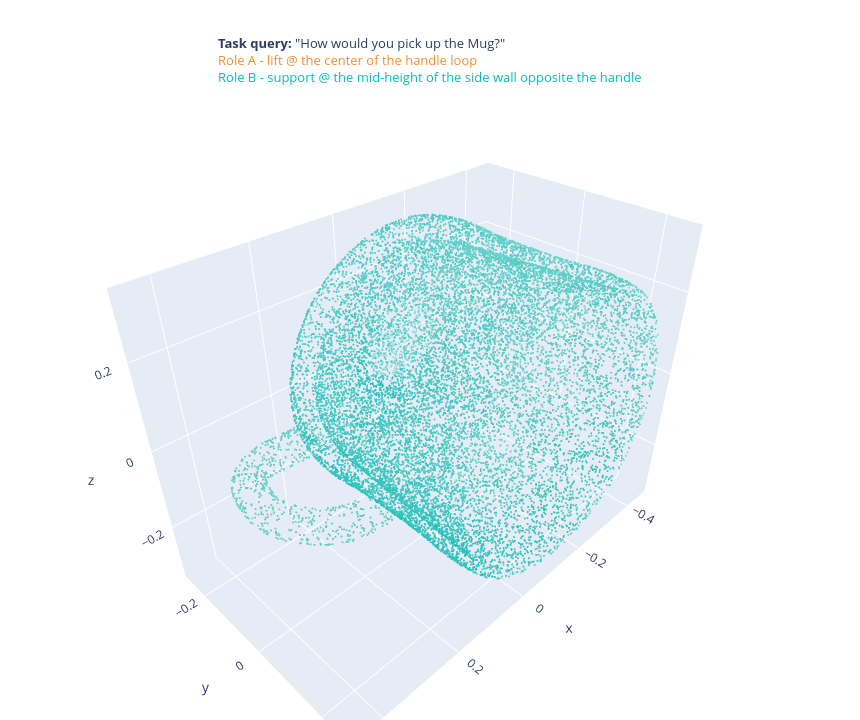

Source (notebook cell):
### Code cell
# --- bimanual color scheme: role A = orange, role B = tiffany green ---
ORANGE,  TIFFANY  = "#F28E2B", "#0ABAB5"                # solid hues for the labels
ORANGE_SCALE  = [[0.0, "#FBDDB6"], [1.0, ORANGE]]       # light tint -> orange   (role A)
TIFFANY_SCALE = [[0.0, "#BFE9E6"], [1.0, TIFFANY]]      # light tint -> tiffany  (role B)

def two_role_fig(xyz, sA, sB, labelA, labelB, task_query, thr=0.15):
    s = slice(None, None, max(1, len(xyz)//60000))
    fig = go.Figure()
    fig.add_trace(go.Scatter3d(x=xyz[s,0],y=xyz[s,1],z=xyz[s,2],mode="markers",
        marker=dict(size=1.2,color="lightgrey",opacity=0.25),name="object",hoverinfo="skip"))
    for sc, name, scale in [(sA,labelA,ORANGE_SCALE),(sB,labelB,TIFFANY_SCALE)]:
        m = sc[s] > thr
        fig.add_trace(go.Scatter3d(x=xyz[s][m,0],y=xyz[s][m,1],z=xyz[s][m,2],mode="markers",
            marker=dict(size=1.2,color=sc[s][m],colorscale=scale,cmin=thr,
                        cmax=max(thr+0.05,float(sc.max())),opacity=0.9),name=name))

    # title as a centered block with left-aligned lines (annotation: xanchor center -> block is centered,
    # align left -> lines sit flush-left under each other): task query (neutral) + each role tag, colored
    title = (f'<b>Task query:</b> "{task_query}"<br>'
             + f"<span style='color:{ORANGE}'>Role A - {labelA}</span><br>"
             + f"<span style='color:{TIFFANY}'>Role B - {labelB}</span>")
    fig.add_annotation(text=title, xref="paper", yref="paper",
                       x=0.5, xanchor="center", y=1.02, yanchor="bottom",
                       align="left", showarrow=False, font=dict(size=13))

    fig.update_layout(
        width=860, height=720, scene=dict(aspectmode="data"),
        margin=dict(l=0, r=0, t=100, b=0), showlegend=False)
    return fig

two_role_fig(xyz, scoreA, scoreB,
             f"{roleA['role']} @ {roleA['contact_region']}",
             f"{roleB['role']} @ {roleB['contact_region']}",
             query["query"]).show()

### Figure 1 — Plotly figure (JSON) as saved in the notebook; plotly's stock layout.template omitted (floating-point values rounded to 4 significant figures; data arrays with more than 128 entries replaced by an {"elided": "..."} marker saying what was removed)
{"data": [{"hoverinfo": "skip", "marker": {"color": "lightgrey", "opacity": 0.25, "size": 1.2}, "mode": "markers", "name": "object", "type": "scatter3d", "x": {"elided": "16384 float values"}, "y": {"elided": "16384 float values"}, "z": {"elided": "16384 float values"}}, {"marker": {"cmax": 0.9624, "cmin": 0.15, "color": {"elided": "7940 float values"}, "colorscale": [[0, "#FBDDB6"], [1, "#F28E2B"]], "opacity": 0.9, "size": 1.2}, "mode": "markers", "name": "lift @ the center of the handle loop", "type": "scatter3d", "x": {"elided": "7940 float values"}, "y": {"elided": "7940 float values"}, "z": {"elided": "7940 float values"}}, {"marker": {"cmax": 0.9463, "cmin": 0.15, "color": {"elided": "16376 float values"}, "colorscale": [[0, "#BFE9E6"], [1, "#0ABAB5"]], "opacity": 0.9, "size": 1.2}, "mode": "markers", "name": "support @ the mid-height of the side wall opposite the handle", "type": "scatter3d", "x": {"elided": "16376 float values"}, "y": {"elided": "16376 float values"}, "z": {"elided": "16376 float values"}}], "layout": {"annotations": [{"align": "left", "font": {"size": 13}, "showarrow": false, "text": "<b>Task query:</b> \"How would you pick up the Mug?\"<br><span style='color:#F28E2B'>Role A - lift @ the center of the handle loop</span><br><span style='color:#0ABAB5'>Role B - support @ the mid-height of the side wall opposite the handle</span>", "x": 0.5, "xanchor": "center", "xref": "paper", "y": 1.02, "yanchor": "bottom", "yref": "paper"}], "height": 720, "margin": {"b": 0, "l": 0, "r": 0, "t": 100}, "scene": {"aspectmode": "data"}, "showlegend": false, "width": 860}}
